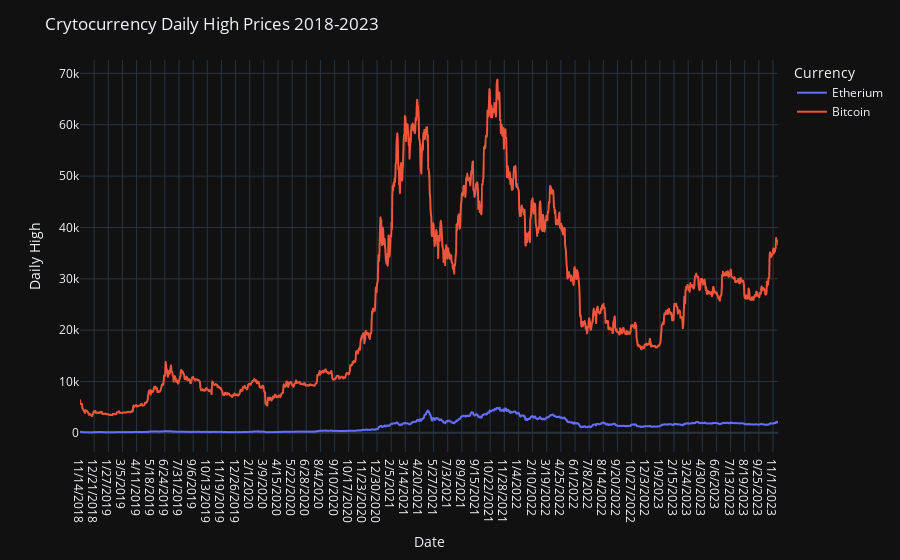

The notebook cell saved with this chart:
### Markdown cell above
## Daily high prices for Cryptocurrency 2018 - 2023

### Code cell
import plotly.express as px
import pandas as pd

crypto_df = pd.read_csv('assets/ETH-BTC-USD.csv')

fig = px.line(crypto_df,
			x='Date',
			y='High',
			color='Currency',
			  hover_data=['Open', 'Low', 'Close']
            )

fig.update_layout(title='Crytocurrency Daily High Prices 2018-2023',
				  xaxis_title='Date',
				  yaxis_title='Daily High',)

fig.show()

### Figure 1 — Plotly figure (JSON) as saved in the notebook; plotly's stock layout.template omitted (floating-point values rounded to 4 significant figures; data arrays with more than 128 entries replaced by an {"elided": "..."} marker saying what was removed)
{"data": [{"customdata": {"elided": "1827x3 float values"}, "hovertemplate": "Currency=Etherium<br>Date=%{x}<br>High=%{y}<br>Open=%{customdata[0]}<br>Low=%{customdata[1]}<br>Close=%{customdata[2]}<extra></extra>", "legendgroup": "Etherium", "line": {"color": "#636efa", "dash": "solid"}, "marker": {"symbol": "circle"}, "mode": "lines", "name": "Etherium", "showlegend": true, "x": {"elided": "1827 str values"}, "xaxis": "x", "y": {"elided": "1827 float values"}, "yaxis": "y", "type": "scattergl"}, {"customdata": {"elided": "1827x3 float values"}, "hovertemplate": "Currency=Bitcoin<br>Date=%{x}<br>High=%{y}<br>Open=%{customdata[0]}<br>Low=%{customdata[1]}<br>Close=%{customdata[2]}<extra></extra>", "legendgroup": "Bitcoin", "line": {"color": "#EF553B", "dash": "solid"}, "marker": {"symbol": "circle"}, "mode": "lines", "name": "Bitcoin", "showlegend": true, "x": {"elided": "1827 str values"}, "xaxis": "x", "y": {"elided": "1827 float values"}, "yaxis": "y", "type": "scattergl"}], "layout": {"xaxis": {"anchor": "y", "domain": [0.0, 1.0], "title": {"text": "Date"}}, "yaxis": {"anchor": "x", "domain": [0.0, 1.0], "title": {"text": "Daily High"}}, "legend": {"title": {"text": "Currency"}, "tracegroupgap": 0}, "margin": {"t": 60}, "title": {"text": "Crytocurrency Daily High Prices 2018-2023"}}}
